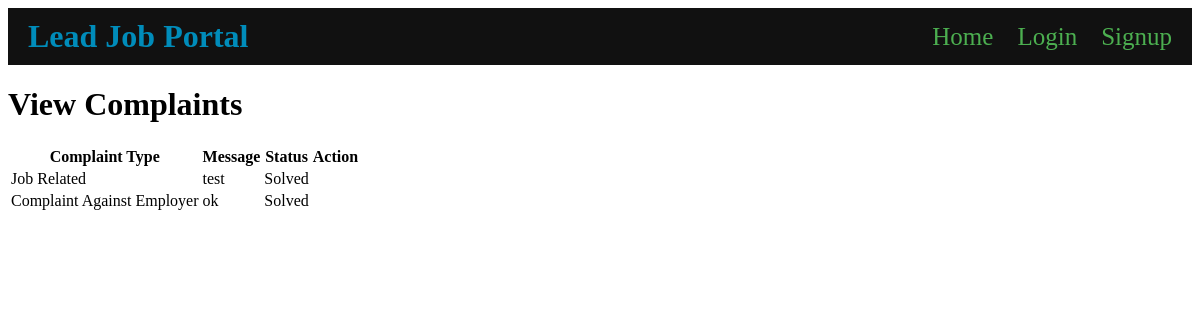
The app's page /view_complaint/ with its own data.
### users/models.py (models this page shows, shortened)
class Complaint(models.Model):
    COMPLAINT_TYPES = [
        ('account_related', 'Account Related'),
        ('job_related', 'Job Related'),
        ('employer_related', 'Complaint Against Employer'),
        ('user_related', 'Complaint Against User'),
    ]
    COMPLAINT_STATUS = [
        ('awaiting', 'Awaiting'),
        ('solved', 'Solved'),
    ]
    user = models.ForeignKey(User, on_delete=models.CASCADE)
    user_type = models.CharField(max_length=20, choices=[('job_seeker', 'Job Seeker'), ('employer', 'Employer')])
    complaint_type = models.CharField(max_length=20, choices=COMPLAINT_TYPES)
    status = models.CharField(max_length=20, choices=COMPLAINT_STATUS, default='awaiting')
    message = models.TextField()

### users/views.py (the view)
# urls.py: path('view_complaint/', views.view_complaint, name='view_complaint'),
def view_complaint(request):
    if request.method == 'POST':
        complaint_id = request.POST.get('complaint_id')
        if complaint_id:
            complaint = get_object_or_404(Complaint, pk=complaint_id)
            complaint.status = 'solved'
            complaint.save()
    complaints = Complaint.objects.all()
    return render(request, 'users/view_complaint.html', {'complaints': complaints})

### users/templates/users/view_complaint.html (shortened to what this page needs)
{% include 'users/navbar.html' %}
<!DOCTYPE html>
<html lang="en">
<head>
</head>
<body>
    <h1>View Complaints</h1>
    <form method="POST" action="{% url 'view_complaint' %}">
        <table>
            <thead>
                <tr>
                    <th>Complaint Type</th>
                    <th>Message</th>
                    <th>Status</th>
                    <th>Action</th>
                </tr>
            </thead>
            <tbody>
                {% for complaint in complaints %}
                <tr>
                    <td>{{ complaint.get_complaint_type_display }}</td>
                    <td>{{ complaint.message }}</td>
                    <td>{{ complaint.get_status_display }}</td>
                    <td>
                    </td>
                </tr>
                {% endfor %}
            </tbody>
        </table>
    </form>
</body>
</html>

### records on screen
Complaint: complaint_type "Job Related", message "test", status "Solved"
Complaint: complaint_type "Complaint Against Employer", message "ok", status "Solved"
